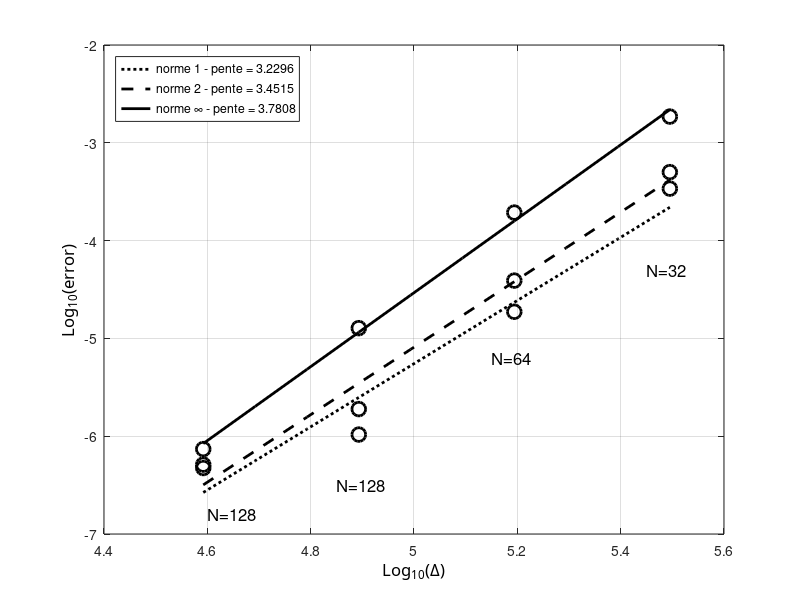

Source code (MATLAB):
clc; clear all; close all;

radius=6371220;
N=[32 64 128 256];
dx=2*pi*radius./(4*N);

e1=[3.4013e-4 1.8727e-5 1.0394e-6 5.1235e-7];
e2=[5.0150e-4 3.9000e-5 1.8943e-6 4.7288e-7];
e3=[1.8541e-3 1.9349e-4 1.2732e-5 7.3839e-7];

% e1=[1.0220e-2 1.9720e-3 2.4415e-4 1.3996e-5];
% e2=[1.2153e-5 1.5016e-7 5.8722e-10 8.5125e-12];
% e3=[1.9082e-5 1.1257e-6 7.6073e-9 1.8352e-11];



ldx=log10(dx);
le1=log10(e1);
le2=log10(e2);
le3=log10(e3);

%% plot 1
figure(11); 
%% curve 1
hl1=plot(ldx,le1,'ok');
set(hl1,'LineWidth',2.0);
set(hl1,'MarkerSize',10);
%set(hl1,'MarkerFaceColor','m');
%set(hl1,'MarkerEdgeColor','k');

hold on;
[a1,b1]=polyfit(ldx,le1,1);
tt=linspace(min(ldx),max(ldx),10);
lsq1=a1(2)+a1(1)*tt;
%a1=[3.8523 -35.1389]; lsq1=a1(2)+a1(1)*tt;
% %% courbes...
%hlf1=plot(tt,lsq1,'-r');
hlf1=plot(tt,lsq1,':k');
set(hlf1,'LineWidth',2.0);


%% curve 2
hl2=plot(ldx,le2,'ok');
set(hl2,'LineWidth',2.0);
set(hl2,'MarkerSize',10);
%set(hl2,'MarkerFaceColor','b');
%set(hl2,'MarkerEdgeColor','k');

hold on;
[a2,b1]=polyfit(ldx,le2,1);
tt=linspace(min(ldx),max(ldx),10);
lsq1=a2(2)+a2(1)*tt;
%a2=[3.8805 -35.1747]; lsq1=a2(2)+a2(1)*tt;
% %% courbes...
%hlf2=plot(tt,lsq1,'-b');
hlf2=plot(tt,lsq1,'--k');
set(hlf2,'LineWidth',2.0);

%% curve 3
hl3=plot(ldx,le3,'ok');
set(hl3,'LineWidth',2.0);
set(hl3,'MarkerSize',10);
%set(hl3,'MarkerFaceColor','r');
%set(hl3,'MarkerEdgeColor','k');

hold on;
[a3,b1]=polyfit(ldx,le3,1);
tt=linspace(min(ldx),max(ldx),10);
lsq1=a3(2)+a3(1)*tt;
%a3=[3.9806 -35.3017]; lsq1=a3(2)+a3(1)*tt;
% %% courbes...
%hlf3=plot(tt,lsq1,'-g');
hlf3=plot(tt,lsq1,'-k');
set(hlf3,'LineWidth',2.0);

ha=gca;
xa=get(gca,'Xlabel');
set(ha,'Xgrid','on');
set(xa,'String','Log_{10}(\Delta)');
set (xa,'FontName','Calibri');
set(xa,'FontSize',12);

% ylabel
ha=gca;
ya=get(gca,'Ylabel');
set(ha,'Ygrid','on');
set(ya,'String','Log_{10}(error)');
set (ya,'FontName','Calibri');
set(ya,'FontSize',12);

%% legend
legend([hlf1,hlf2,hlf3],{['norme 1 - pente = ' num2str(a1(1))],['norme 2 - pente = ' num2str(a2(1))],['norme \infty - pente = ' num2str(a3(1))]},'Location','NorthWest')

%% texte
ht=text('Position',[4.6, -6.8,0],'String','N=128');
set(ht,'FontSize',12);
ht=text('Position',[4.85, -6.5,0],'String','N=128');
set(ht,'FontSize',12);
ht=text('Position',[5.15,-5.2,0],'String','N=64');
set(ht,'FontSize',12);
ht=text('Position',[5.45,-4.3,0],'String','N=32');
set(ht,'FontSize',12);